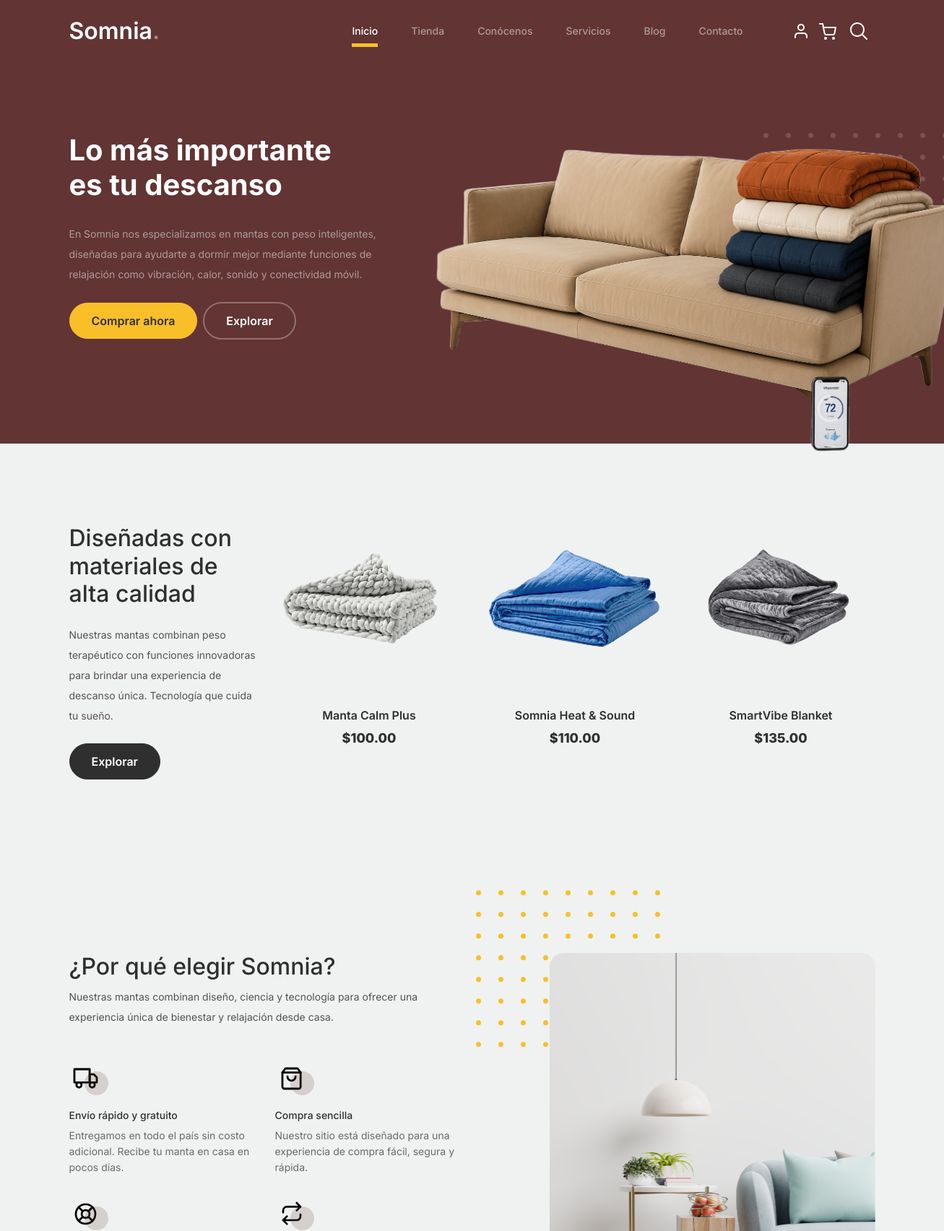
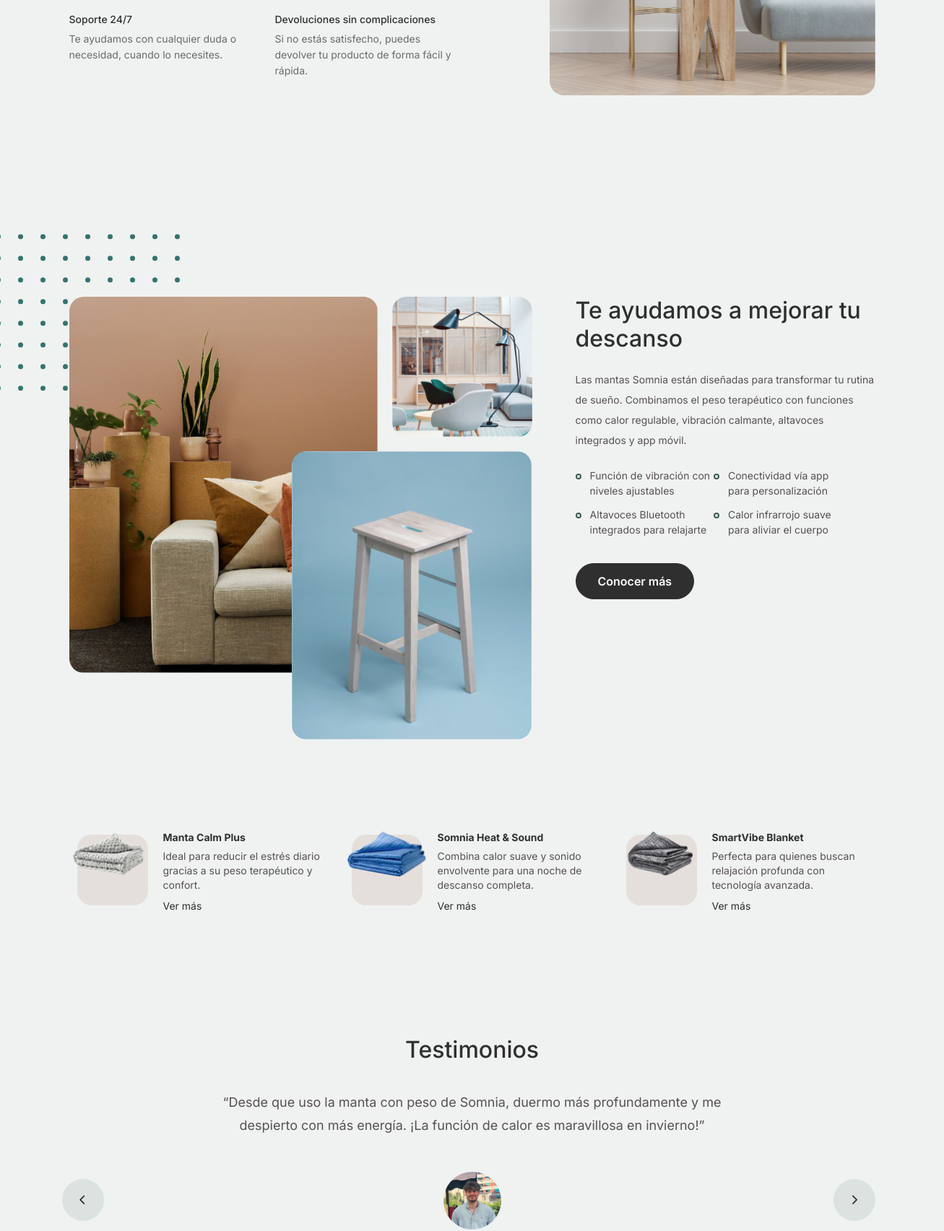
The page / (upper part) on the database its author committed (2 pictures, top to bottom).
### tables this page shows
CREATE TABLE `productos` (
  `id` int(11) NOT NULL,
  `nombre` varchar(100) NOT NULL,
  `descripcion` text DEFAULT NULL,
  `precio` decimal(10,2) NOT NULL,
  `stock` int(11) NOT NULL DEFAULT 0,
  `imagen_url` varchar(255) DEFAULT NULL,
  `color` varchar(50) DEFAULT NULL,
  `tamaño` varchar(50) DEFAULT NULL,
  `funcionalidades` varchar(255) DEFAULT NULL
);

### index.php (the view, shortened to what this page needs)
<!doctype html>
<html lang="en">
<head>
		<link href="css/bootstrap.min.css" rel="stylesheet">
		<link href="https://cdnjs.cloudflare.com/ajax/libs/font-awesome/6.0.0-beta3/css/all.min.css" rel="stylesheet">
		<link href="css/tiny-slider.css" rel="stylesheet">
		<link href="css/style.css" rel="stylesheet">
	</head>
	<body>
		<?php include 'cards/nav.php'; ?>
<div class="hero">
	<div class="container">
	  <div class="row justify-content-between">
		<div class="col-lg-5">
		  <div class="intro-excerpt">
			<h1>Lo más importante <span class="d-block">es tu descanso</span></h1>
			<p class="mb-4">En Somnia nos especializamos en mantas con peso inteligentes, diseñadas para ayudarte a dormir mejor mediante funciones de relajación como vibración, calor, sonido y conectividad móvil.</p>
			<p><a href="" class="btn btn-secondary me-2">Comprar ahora</a><a href="shop.php" class="btn btn-white-outline">Explorar</a></p>
		  </div>
		</div>
		<div class="col-lg-7">
		  <div class="hero-img-wrap">
			<picture>
				<source srcset="images/couch-small.png" media="(max-width: 991px)">
				<img src="images/couch.png" class="img-fluid" alt="Manta Somnia">
			  </picture>
		  </div>
		</div>
	  </div>
	</div>
  </div>
<div class="product-section">
    <div class="container">
        <div class="row">
            <div class="col-md-12 col-lg-3 mb-5 mb-lg-0">
                <h2 class="mb-4 section-title">Diseñadas con materiales de alta calidad</h2>
                <p class="mb-4">Nuestras mantas combinan peso terapéutico con funciones innovadoras para brindar una experiencia de descanso única. Tecnología que cuida tu sueño.</p>
                <p><a href="shop.php" class="btn">Explorar</a></p>
            </div>
            <?php
            include 'db_connect.php';
            try {
                $query = "SELECT * FROM productos LIMIT 3";
                $stmt = $conn->prepare($query);
                $stmt->execute();
                $products = $stmt->fetchAll(PDO::FETCH_ASSOC);
                foreach ($products as $product) {
            ?>
                <div class="col-12 col-md-4 col-lg-3 mb-5 mb-md-0">
                    <form method="POST" action="agregar_al_carrito.php">
                        <button type="submit" class="product-item border-0 bg-transparent p-0 text-start">
                            <img src="<?php echo htmlspecialchars($product['imagen_url']); ?>" class="img-fluid product-thumbnail" alt="<?php echo htmlspecialchars($product['nombre']); ?>">
                            <h3 class="product-title text-center mt-3"><?php echo htmlspecialchars($product['nombre']); ?></h3>
                            <strong class="product-price d-block text-center">$<?php echo number_format($product['precio'], 2); ?></strong>
                        </button>
                    </form>
                </div>
            <?php
                }
            } catch (PDOException $e) {
                echo "Error al cargar productos: " . $e->getMessage();
            }
            ?>
        </div>
    </div>
</div>
  <div class="why-choose-section">
	<div class="container">
	  <div class="row justify-content-between">
		<div class="col-lg-6">
		  <h2 class="section-title">¿Por qué elegir Somnia?</h2>
		  <p>Nuestras mantas combinan diseño, ciencia y tecnología para ofrecer una experiencia única de bienestar y relajación desde casa.</p>
		  <div class="row my-5">
			<div class="col-6 col-md-6">
			  <div class="feature">
				<div class="icon">
				  <img src="images/truck.svg" alt="Envío rápido" class="img-fluid">
				</div>
				<h3>Envío rápido y gratuito</h3>
				<p>Entregamos en todo el país sin costo adicional. Recibe tu manta en casa en pocos días.</p>
			  </div>
			</div>
			<div class="col-6 col-md-6">
			  <div class="feature">
				<div class="icon">
				  <img src="images/bag.svg" alt="Compra fácil" class="img-fluid">
				</div>
				<h3>Compra sencilla</h3>
				<p>Nuestro sitio está diseñado para una experiencia de compra fácil, segura y rápida.</p>
			  </div>
			</div>
			<div class="col-6 col-md-6">
			  <div class="feature">
				<div class="icon">
				  <img src="images/support.svg" alt="Soporte 24/7" class="img-fluid">
				</div>
				<h3>Soporte 24/7</h3>
				<p>Te ayudamos con cualquier duda o necesidad, cuando lo necesites.</p>
			  </div>
			</div>
			<div class="col-6 col-md-6">
			  <div class="feature">
				<div class="icon">
				  <img src="images/return.svg" alt="Devoluciones fáciles" class="img-fluid">
				</div>
				<h3>Devoluciones sin complicaciones</h3>
				<p>Si no estás satisfecho, puedes devolver tu producto de forma fácil y rápida.</p>
			  </div>
			</div>
		  </div>
		</div>
		<div class="col-lg-5">
		  <div class="img-wrap">
			<img src="images/why-choose-us-img.jpg" alt="Imagen Somnia" class="img-fluid">
		  </div>
		</div>
	  </div>
	</div>
  </div>
  <div class="we-help-section">
	<div class="container">
	  <div class="row justify-content-between">
		<div class="col-lg-7 mb-5 mb-lg-0">
		  <div class="imgs-grid">
			<div class="grid grid-1"><img src="images/img-grid-1.jpg" alt="Somnia"></div>
			<div class="grid grid-2"><img src="images/img-grid-2.jpg" alt="Somnia"></div>
			<div class="grid grid-3"><img src="images/img-grid-3.jpg" alt="Somnia"></div>
		  </div>
		</div>
		<div class="col-lg-5 ps-lg-5">
		  <h2 class="section-title mb-4">Te ayudamos a mejorar tu descanso</h2>
		  <p>Las mantas Somnia están diseñadas para transformar tu rutina de sueño. Combinamos el peso terapéutico con funciones como calor regulable, vibración calmante, altavoces integrados y app móvil.</p>
		  <ul class="list-unstyled custom-list my-4">
			<li>Función de vibración con niveles ajustables</li>
			<li>Conectividad vía app para personalización</li>
			<li>Altavoces Bluetooth integrados para relajarte</li>
			<li>Calor infrarrojo suave para aliviar el cuerpo</li>
		  </ul>
		  <p><a href="#" class="btn">Conocer más</a></p>
		</div>
	  </div>
	</div>
  </div>
<div class="popular-product">
    <div class="container">
        <div class="row">
            <?php
            include 'db_connect.php';
            try {
                $query = "SELECT * FROM productos LIMIT 3";
                $stmt = $conn->prepare($query);
                $stmt->execute();
                $products = $stmt->fetchAll(PDO::FETCH_ASSOC);
                foreach ($products as $product) {
            ?>
                <div class="col-12 col-md-6 col-lg-4 mb-4 mb-lg-0">
                    <div class="product-item-sm d-flex">
                        <div class="thumbnail">
                            <img src="<?php echo htmlspecialchars($product['imagen_url']); ?>" alt="<?php echo htmlspecialchars($product['nombre']); ?>" class="img-fluid">
                        </div>
                        <div class="pt-3">
                            <h3><?php echo htmlspecialchars($product['nombre']); ?></h3>
                            <p><?php echo htmlspecialchars($product['descripcion']); ?></p>
                            <p><a href="#">Ver más</a></p>
                        </div>
                    </div>
                </div>
            <?php
                }
            } catch (PDOException $e) {
                echo "Error al cargar productos populares: " . $e->getMessage();
            }
            ?>
        </div>
    </div>
</div>
<div class="testimonial-section">
	<div class="container">
	  <div class="row">
		<div class="col-lg-7 mx-auto text-center">
		  <h2 class="section-title">Testimonios</h2>
		</div>
	  </div>
	  <div class="row justify-content-center">
		<div class="col-lg-12">
		  <div class="testimonial-slider-wrap text-center">
			<div id="testimonial-nav">
			  <span class="prev" data-controls="prev"><span class="fa fa-chevron-left"></span></span>
			  <span class="next" data-controls="next"><span class="fa fa-chevron-right"></span></span>
			</div>
			<div class="testimonial-slider">
			  <div class="item">
				<div class="row justify-content-center">
				  <div class="col-lg-8 mx-auto">
					<div class="testimonial-block text-center">
					  <blockquote class="mb-5">
						<p>&ldquo;Desde que uso la manta con peso de Somnia, duermo más profundamente y me despierto con más energía. ¡La función de calor es maravillosa en invierno!&rdquo;</p>
					  </blockquote>
					  <div class="author-info">
						<div class="author-pic">
						  <img src="images/person_2.jpg" alt="Juan Antonio Cruz" class="img-fluid">
						</div>
					  </div>
					</div>
				  </div>
				</div>
			  </div>
			  <div class="item">
				<div class="row justify-content-center">
				</div>
			  </div>
			  <div class="item">
				<div class="row justify-content-center">
				</div>
			  </div>
			</div>
		  </div>
		</div>
	  </div>
	</div>
  </div>
	</body>
</html>

### css/tiny-slider.css (style rules this page uses)
.tns-slider { -webkit-transition:all 0s;-moz-transition:all 0s;transition:all 0s }
.tns-slider>.tns-item { -webkit-box-sizing:border-box;-moz-box-sizing:border-box;box-sizing:border-box }
.tns-horizontal.tns-subpixel { white-space:nowrap }
.tns-horizontal.tns-subpixel>.tns-item { display:inline-block;vertical-align:top;white-space:normal }

### rows shown on the page
productos: imagen_url (picture), nombre "Manta Calm Plus", precio "100.00", descripcion "Ideal para reducir el estrés diario gracias a su peso terapéutico y confort."
productos: imagen_url (picture), nombre "Somnia Heat & Sound", precio "110.00", descripcion "Combina calor suave y sonido envolvente para una noche de descanso completa."
productos: imagen_url (picture), nombre "SmartVibe Blanket", precio "135.00", descripcion "Perfecta para quienes buscan relajación profunda con tecnología avanzada."
